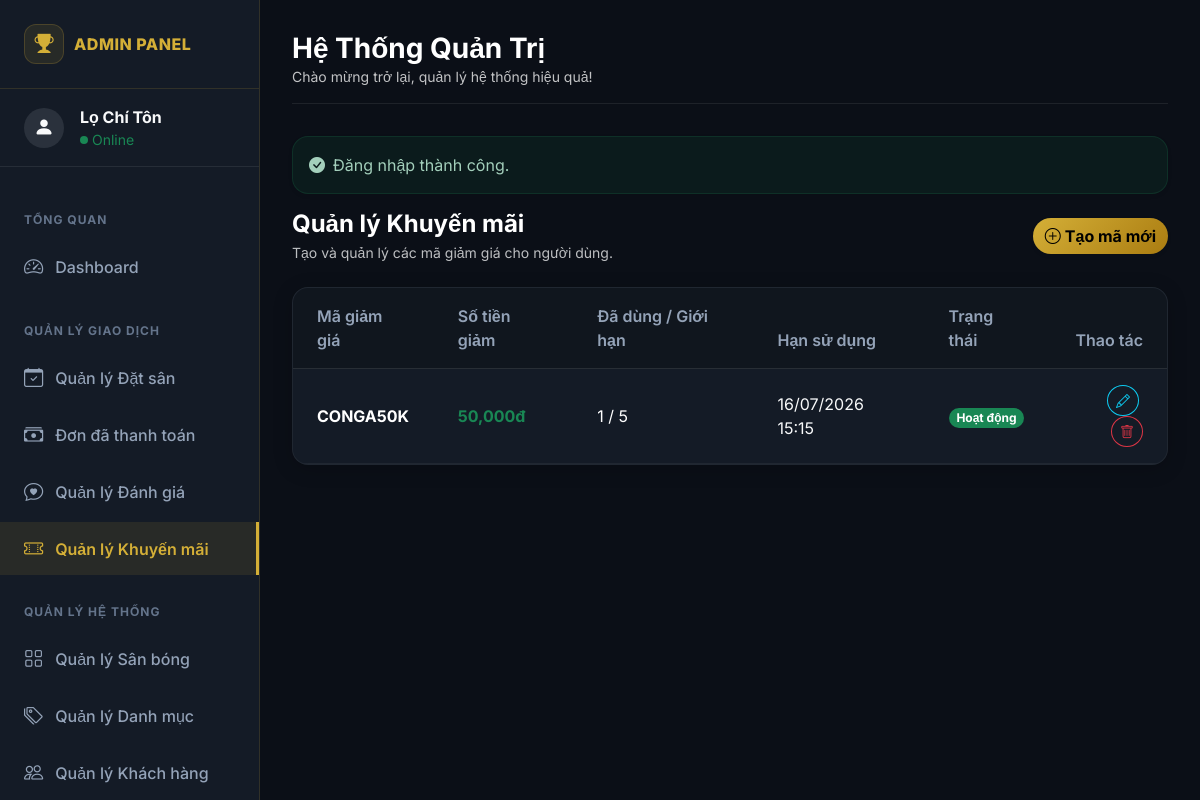
The page /index.php?controller=voucher&action=vouchers (signed in) on the database its author committed.
### tables this page shows
CREATE TABLE IF NOT EXISTS `vouchers` (
  `id` int NOT NULL AUTO_INCREMENT,
  `code` varchar(50) NOT NULL,
  `discount_amount` decimal(10,2) NOT NULL DEFAULT '0.00',
  `usage_limit` int NOT NULL DEFAULT '0',
  `used_count` int NOT NULL DEFAULT '0',
  `expires_at` datetime NOT NULL,
  `status` enum('active','inactive') NOT NULL DEFAULT 'active',
  `created_at` timestamp NULL DEFAULT CURRENT_TIMESTAMP,
  `updated_at` timestamp NULL DEFAULT CURRENT_TIMESTAMP ON UPDATE CURRENT_TIMESTAMP,
  PRIMARY KEY (`id`),
  UNIQUE KEY `code` (`code`)
);

### app/controllers/VoucherController.php (called while the page is built, shortened)
<?php
require_once dirname(__DIR__) . '/models/Voucher.php';
class VoucherController {
    private $voucherModel;
    public function __construct() {
        $this->voucherModel = new Voucher();
    }
    public function vouchers() {
        $vouchers = $this->voucherModel->getAllVouchers();
        include dirname(__DIR__) . '/views/layouts/admin_header.php';
        include dirname(__DIR__) . '/views/admin/vouchers.php';
        include dirname(__DIR__) . '/views/layouts/admin_footer.php';
    }
}

### app/models/Database.php (called while the page is built)
<?php
class Database {
    private static $instance = null;
    private $conn;
    private function __construct() {
        $host = DB_HOST;
        $db   = DB_NAME;
        $user = DB_USER;
        $pass = DB_PASS;
        $charset = 'utf8mb4';
        $dsn = "mysql:host=$host;dbname=$db;charset=$charset";
        $options = [
            PDO::ATTR_ERRMODE            => PDO::ERRMODE_EXCEPTION,
            PDO::ATTR_DEFAULT_FETCH_MODE => PDO::FETCH_ASSOC,
            PDO::ATTR_EMULATE_PREPARES   => false,
        ];
        try {
            $this->conn = new PDO($dsn, $user, $pass, $options);
        } catch (PDOException $e) {
            throw new PDOException($e->getMessage(), (int)$e->getCode());
        }
    }
    public static function getInstance() {
        if (self::$instance === null) {
            self::$instance = new Database();
        }
        return self::$instance;
    }
    public function getConnection() {
        return $this->conn;
    }
}

### app/models/Voucher.php (called while the page is built, shortened)
<?php
require_once dirname(__DIR__) . '/models/Database.php';
class Voucher {
    private $conn;
    private $table_name = "vouchers";
    public function __construct() {
        $database = Database::getInstance();
        $this->conn = $database->getConnection();
    }
    public function getAllVouchers() {
        $query = "SELECT * FROM " . $this->table_name . " ORDER BY created_at DESC";
        $stmt = $this->conn->prepare($query);
        $stmt->execute();
        return $stmt->fetchAll(PDO::FETCH_ASSOC);
    }
}

### app/views/admin/vouchers.php (the view, shortened to what this page needs)
<div class="d-flex flex-wrap align-items-center justify-content-between gap-2 mb-4">
    <div>
        <h4 class="fw-bold text-white mb-1">Quản lý Khuyến mãi</h4>
        <div class="text-light opacity-75 small">Tạo và quản lý các mã giảm giá cho người dùng.</div>
    </div>
    <a class="btn btn-gold rounded-pill fw-bold shadow-sm" href="<?= BASE_URL ?>index.php?controller=voucher&action=createVoucher">
        <i class="bi bi-plus-circle me-1"></i>Tạo mã mới
    </a>
</div>
<div class="admin-card overflow-hidden">
    <div class="table-responsive">
        <table class="table table-dark table-hover mb-0 align-middle">
            <thead class="table-light-dark">
                <tr>
                    <th class="px-4 py-3">Mã giảm giá</th>
                    <th class="px-4 py-3">Số tiền giảm</th>
                    <th class="px-4 py-3">Đã dùng / Giới hạn</th>
                    <th class="px-4 py-3">Hạn sử dụng</th>
                    <th class="px-4 py-3">Trạng thái</th>
                    <th class="px-4 py-3 text-end">Thao tác</th>
                </tr>
            </thead>
            <tbody class="border-top-0">
                <?php if (!empty($vouchers)): ?>
                    <?php foreach ($vouchers as $v): ?>
                        <tr>
                            <td class="px-4 py-3 fw-bold text-gold"><?= htmlspecialchars($v['code'] ?? '', ENT_QUOTES, 'UTF-8') ?></td>
                            <td class="px-4 py-3 text-success fw-bold"><?= number_format((float)($v['discount_amount'] ?? 0)) ?>đ</td>
                            <td class="px-4 py-3">
                                <?= (int)$v['used_count'] ?> / <?= (int)$v['usage_limit'] === 0 ? 'KGH' : (int)$v['usage_limit'] ?>
                            </td>
                            <td class="px-4 py-3">
                                <?php
                                    $exp = strtotime($v['expires_at']);
                                    $isExpired = $exp < time();
                                ?>
                                <span class="<?= $isExpired ? 'text-danger' : 'text-light' ?>">
                                    <?= date('d/m/Y H:i', $exp) ?>
                                </span>
                            </td>
                            <td class="px-4 py-3">
                                <?php if ($v['status'] === 'active' && !$isExpired): ?>
                                    <span class="badge bg-success rounded-pill">Hoạt động</span>
                                <?php elseif ($isExpired): ?>
                                    <span class="badge bg-danger rounded-pill">Hết hạn</span>
                                <?php else: ?>
                                    <span class="badge bg-secondary rounded-pill">Đã khóa</span>
                                <?php endif; ?>
                            </td>
                            <td class="px-4 py-3 text-end">
                                <a href="<?= BASE_URL ?>index.php?controller=voucher&action=editVoucher&id=<?= $v['id'] ?>" class="btn btn-sm btn-outline-info rounded-circle me-1" title="Sửa">
                                    <i class="bi bi-pencil"></i>
                                </a>
                                <form method="POST" action="<?= BASE_URL ?>index.php?controller=voucher&action=deleteVoucher" class="d-inline" onsubmit="return confirm('Bạn có chắc chắn muốn xóa mã giảm giá này?');">
                                    <button type="submit" class="btn btn-sm btn-outline-danger rounded-circle" title="Xóa">
                                        <i class="bi bi-trash"></i>
                                    </button>
                                </form>
                            </td>
                        </tr>
                    <?php endforeach; ?>
                <?php endif; ?>
            </tbody>
        </table>
    </div>
</div>

### app/views/layouts/admin_header.php (style rules this page uses)
:root { --dark-bg: #0b0f17; --card-bg: #141b26; --gold: #d4af37; --gold-hover: #f3e5ab; --sidebar-width: 260px; }
body { font-family: 'Inter', sans-serif; background: var(--dark-bg); color: #ffffff; overflow-x: hidden; }
.admin-card { background-color: var(--card-bg); border: 1px solid rgba(255, 255, 255, 0.05); border-radius: 16px; box-shadow: 0 4px 20px rgba(0, 0, 0, 0.2); }
.table { color: #e2e8f0; margin-bottom: 0; }
.table th { background-color: rgba(0,0,0,0.2) !important; color: #94a3b8 !important; border-bottom: 1px solid rgba(255, 255, 255, 0.1) !important; font-weight: 600; padding: 1rem; }
.table td { background-color: transparent !important; border-bottom: 1px solid rgba(255, 255, 255, 0.05) !important; vertical-align: middle; padding: 1rem; }
.btn-gold { background: linear-gradient(135deg, #d4af37, #aa7c11); color: #000 !important; border: none; font-weight: 800; transition: all 0.3s ease; }

### rows shown on the page
vouchers: code "CONGA50K", discount_amount "50,000", used_count "1", usage_limit "5", expires_at "16/07/2026 15:15", status "Hoạt động"

### other values the page prints
$_SESSION['user']['fullname'] "Lọ Chí Tôn"
$flashSuccess "Đăng nhập thành công."
